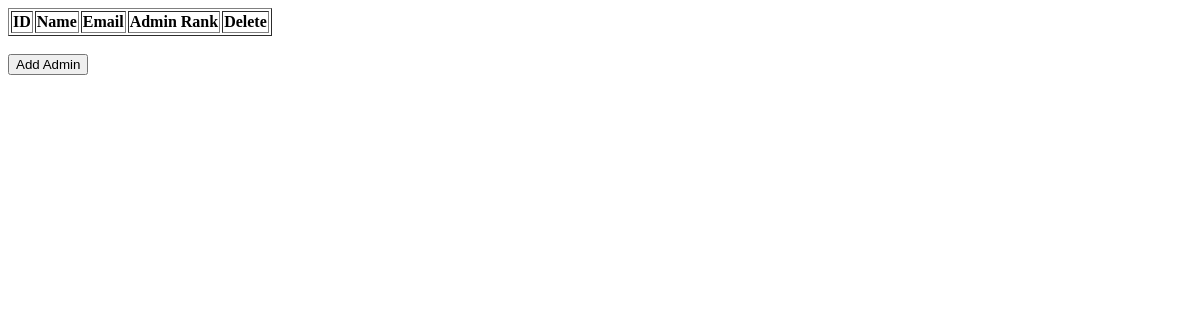
/server/adminData.php, run on an earlier commit of the app's database.
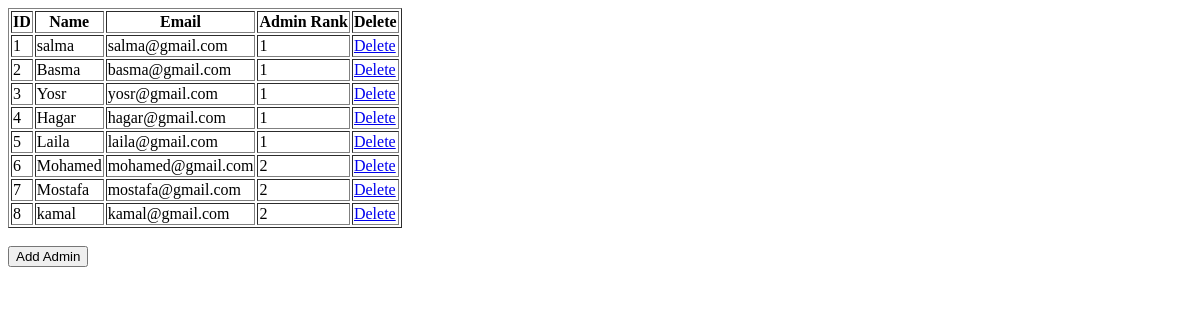
And on a later commit of the database.
### tables this page shows
CREATE TABLE `user` (
  `id` int(11) NOT NULL,
  `type` int(11) NOT NULL,
  `fname` varchar(50) NOT NULL,
  `email` varchar(62) NOT NULL,
  `password` varchar(255) NOT NULL,
  `security_ans` varchar(255) NOT NULL,
  `picture` varchar(255) DEFAULT NULL,
  `tutor_status` int(11) DEFAULT NULL,
  `admin_rank` int(11) DEFAULT NULL,
  `tutor_cv` varchar(255) DEFAULT NULL,
  `status` text DEFAULT NULL
);

### server/adminData.php (the view, shortened to what this page needs)
<?php
    include "database.php";
?>
<html>
    <body>
    <table border="1">
    <tr>
        <th> ID </th>
        <th> Name </th>
        <th> Email </th>
        <th> Admin Rank </th>
        <th> Delete </th>
    </tr>
    <?php
        $query = "SELECT * FROM user WHERE type = 1";
        $result = $conn->query($query);
        while($row=$result->fetch_array(MYSQLI_ASSOC)){
    ?>
    <tr>
        <td> <?php echo $row['id']?> </td>
        <td> <?php echo $row['fname']?> </td>
        <td> <?php echo $row['email']?> </td>
        <td> <?php echo $row['admin_rank']?> </td>
            <td> <a href=adminDelete.php?id=<?php echo $row["id"]?> >Delete</a> </td>
    </tr>
    <?php
    }
    ?>
    </table>
    <br>
    <button name="button" onclick=location.href='addAdmin.php'>Add Admin</button>
    </body>
</html>

What changed in the data, as far as the page shows it:
added user: id "1", fname "salma", email "salma@gmail.com", admin_rank "1"
added user: id "2", fname "Basma", email "basma@gmail.com", admin_rank "1"
added user: id "3", fname "Yosr", email "yosr@gmail.com", admin_rank "1"
added user: id "4", fname "Hagar", email "hagar@gmail.com", admin_rank "1"
added user: id "5", fname "Laila", email "laila@gmail.com", admin_rank "1"
added user: id "6", fname "Mohamed", email "mohamed@gmail.com", admin_rank "2"
added user: id "7", fname "Mostafa", email "mostafa@gmail.com", admin_rank "2"
added user: id "8", fname "kamal", email "kamal@gmail.com", admin_rank "2"
